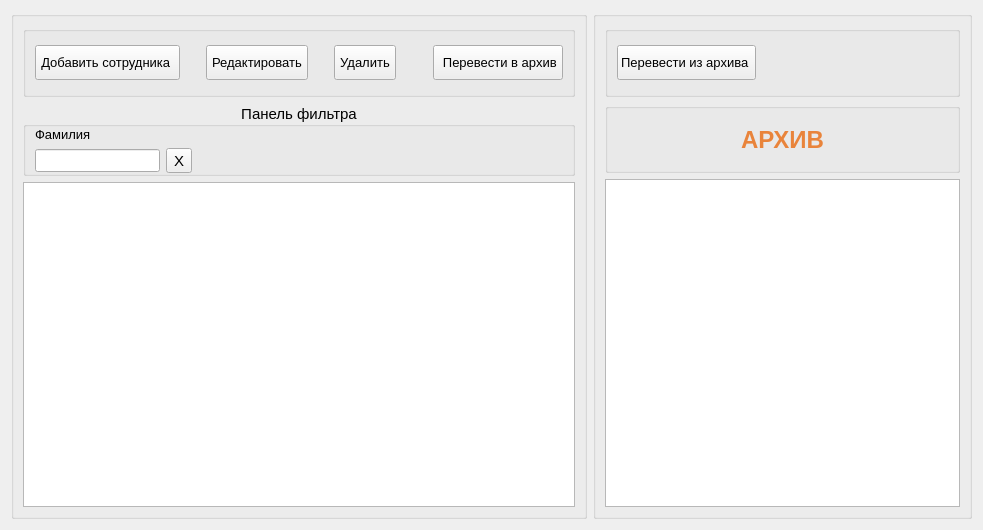
<?xml version="1.0" encoding="UTF-8"?>
<ui version="4.0">
 <class>person_view</class>
 <widget class="QWidget" name="person_view">
  <property name="geometry">
   <rect>
    <x>0</x>
    <y>0</y>
    <width>983</width>
    <height>530</height>
   </rect>
  </property>
  <property name="font">
   <font>
    <family>MS Shell Dlg 2</family>
    <pointsize>8</pointsize>
    <weight>50</weight>
    <italic>false</italic>
    <bold>false</bold>
   </font>
  </property>
  <property name="windowTitle">
   <string>Form</string>
  </property>
  <layout class="QGridLayout" name="gridLayout">
   <item row="0" column="0">
    <widget class="QGroupBox" name="groupBox_2">
     <layout class="QVBoxLayout" name="verticalLayout_2">
      <item>
       <widget class="QGroupBox" name="groupBox">
        <property name="font">
         <font>
          <pointsize>10</pointsize>
         </font>
        </property>
        <property name="alignment">
         <set>Qt::AlignHCenter</set>
        </property>
        <layout class="QHBoxLayout">
         <property name="topMargin">
          <number>1</number>
         </property>
         <property name="bottomMargin">
          <number>1</number>
         </property>
         <item>
          <widget class="QPushButton" name="add_PB">
           <property name="minimumSize">
            <size>
             <width>0</width>
             <height>35</height>
            </size>
           </property>
           <property name="font">
            <font>
             <pointsize>10</pointsize>
            </font>
           </property>
           <property name="styleSheet">
            <string notr="true">padding: 5px;</string>
           </property>
           <property name="text">
            <string>Добавить сотрудника </string>
           </property>
           <property name="icon">
            <iconset resource="resources.qrc">
             <normaloff>:/resources/0416.ico</normaloff>:/resources/0416.ico</iconset>
           </property>
           <property name="iconSize">
            <size>
             <width>24</width>
             <height>24</height>
            </size>
           </property>
          </widget>
         </item>
         <item>
          <spacer>
           <property name="orientation">
            <enum>Qt::Horizontal</enum>
           </property>
           <property name="sizeType">
            <enum>QSizePolicy::Minimum</enum>
           </property>
           <property name="sizeHint" stdset="0">
            <size>
             <width>20</width>
             <height>20</height>
            </size>
           </property>
          </spacer>
         </item>
         <item>
          <widget class="QPushButton" name="edit_PB">
           <property name="minimumSize">
            <size>
             <width>0</width>
             <height>35</height>
            </size>
           </property>
           <property name="font">
            <font>
             <pointsize>10</pointsize>
            </font>
           </property>
           <property name="styleSheet">
            <string notr="true">padding: 5px</string>
           </property>
           <property name="text">
            <string>Редактировать</string>
           </property>
           <property name="icon">
            <iconset resource="resources.qrc">
             <normaloff>:/buttonEdit</normaloff>:/buttonEdit</iconset>
           </property>
           <property name="iconSize">
            <size>
             <width>24</width>
             <height>24</height>
            </size>
           </property>
          </widget>
         </item>
         <item>
          <spacer name="horizontalSpacer">
           <property name="orientation">
            <enum>Qt::Horizontal</enum>
           </property>
           <property name="sizeType">
            <enum>QSizePolicy::Minimum</enum>
           </property>
           <property name="sizeHint" stdset="0">
            <size>
             <width>20</width>
             <height>20</height>
            </size>
           </property>
          </spacer>
         </item>
         <item>
          <widget class="QPushButton" name="delete_PB">
           <property name="minimumSize">
            <size>
             <width>0</width>
             <height>35</height>
            </size>
           </property>
           <property name="font">
            <font>
             <pointsize>10</pointsize>
            </font>
           </property>
           <property name="styleSheet">
            <string notr="true">padding: 5px;</string>
           </property>
           <property name="text">
            <string>Удалить</string>
           </property>
           <property name="icon">
            <iconset resource="resources.qrc">
             <normaloff>:/buttonDelete</normaloff>:/buttonDelete</iconset>
           </property>
           <property name="iconSize">
            <size>
             <width>24</width>
             <height>24</height>
            </size>
           </property>
          </widget>
         </item>
         <item>
          <spacer>
           <property name="orientation">
            <enum>Qt::Horizontal</enum>
           </property>
           <property name="sizeHint" stdset="0">
            <size>
             <width>31</width>
             <height>60</height>
            </size>
           </property>
          </spacer>
         </item>
         <item>
          <widget class="QPushButton" name="arhiv_add_PB">
           <property name="minimumSize">
            <size>
             <width>0</width>
             <height>35</height>
            </size>
           </property>
           <property name="font">
            <font>
             <pointsize>10</pointsize>
            </font>
           </property>
           <property name="layoutDirection">
            <enum>Qt::RightToLeft</enum>
           </property>
           <property name="styleSheet">
            <string notr="true">padding: 5px;</string>
           </property>
           <property name="text">
            <string> Перевести в архив</string>
           </property>
           <property name="icon">
            <iconset resource="resources.qrc">
             <normaloff>:/resources/0722.ico</normaloff>:/resources/0722.ico</iconset>
           </property>
           <property name="iconSize">
            <size>
             <width>30</width>
             <height>30</height>
            </size>
           </property>
          </widget>
         </item>
        </layout>
       </widget>
      </item>
      <item>
       <widget class="QGroupBox" name="groupBox_5">
        <property name="font">
         <font>
          <pointsize>11</pointsize>
         </font>
        </property>
        <property name="title">
         <string>Панель фильтра</string>
        </property>
        <property name="alignment">
         <set>Qt::AlignCenter</set>
        </property>
        <layout class="QHBoxLayout" name="horizontalLayout_3">
         <property name="topMargin">
          <number>0</number>
         </property>
         <property name="bottomMargin">
          <number>0</number>
         </property>
         <item>
          <layout class="QVBoxLayout" name="verticalLayout">
           <item>
            <widget class="QLabel" name="label">
             <property name="font">
              <font>
               <pointsize>10</pointsize>
              </font>
             </property>
             <property name="text">
              <string>Фамилия</string>
             </property>
            </widget>
           </item>
           <item>
            <layout class="QHBoxLayout" name="horizontalLayout_2">
             <item>
              <widget class="QLineEdit" name="fio_LE">
               <property name="sizePolicy">
                <sizepolicy hsizetype="Minimum" vsizetype="Fixed">
                 <horstretch>0</horstretch>
                 <verstretch>0</verstretch>
                </sizepolicy>
               </property>
               <property name="maximumSize">
                <size>
                 <width>300</width>
                 <height>16777215</height>
                </size>
               </property>
               <property name="font">
                <font>
                 <pointsize>10</pointsize>
                </font>
               </property>
              </widget>
             </item>
             <item>
              <widget class="QToolButton" name="clear_TB">
               <property name="toolTip">
                <string>Очитить фильтр</string>
               </property>
               <property name="text">
                <string>X</string>
               </property>
              </widget>
             </item>
            </layout>
           </item>
          </layout>
         </item>
         <item>
          <spacer name="horizontalSpacer_2">
           <property name="orientation">
            <enum>Qt::Horizontal</enum>
           </property>
           <property name="sizeHint" stdset="0">
            <size>
             <width>40</width>
             <height>20</height>
            </size>
           </property>
          </spacer>
         </item>
        </layout>
       </widget>
      </item>
      <item>
       <widget class="QTableView" name="tableView">
        <property name="selectionMode">
         <enum>QAbstractItemView::SingleSelection</enum>
        </property>
        <property name="selectionBehavior">
         <enum>QAbstractItemView::SelectRows</enum>
        </property>
        <property name="sortingEnabled">
         <bool>true</bool>
        </property>
       </widget>
      </item>
     </layout>
    </widget>
   </item>
   <item row="0" column="1">
    <widget class="QGroupBox" name="groupBox_3">
     <layout class="QVBoxLayout" name="verticalLayout_3">
      <item>
       <widget class="QGroupBox" name="groupBox_4">
        <property name="font">
         <font>
          <pointsize>10</pointsize>
         </font>
        </property>
        <property name="alignment">
         <set>Qt::AlignHCenter</set>
        </property>
        <layout class="QHBoxLayout" name="_2">
         <property name="topMargin">
          <number>1</number>
         </property>
         <property name="bottomMargin">
          <number>1</number>
         </property>
         <item>
          <widget class="QPushButton" name="arhiv_delete_PB">
           <property name="minimumSize">
            <size>
             <width>0</width>
             <height>35</height>
            </size>
           </property>
           <property name="font">
            <font>
             <pointsize>10</pointsize>
            </font>
           </property>
           <property name="text">
            <string>Перевести из архива </string>
           </property>
           <property name="icon">
            <iconset resource="resources.qrc">
             <normaloff>:/resources/1010.ico</normaloff>:/resources/1010.ico</iconset>
           </property>
           <property name="iconSize">
            <size>
             <width>24</width>
             <height>24</height>
            </size>
           </property>
          </widget>
         </item>
         <item>
          <spacer>
           <property name="orientation">
            <enum>Qt::Horizontal</enum>
           </property>
           <property name="sizeHint" stdset="0">
            <size>
             <width>31</width>
             <height>60</height>
            </size>
           </property>
          </spacer>
         </item>
        </layout>
       </widget>
      </item>
      <item>
       <widget class="QGroupBox" name="groupBox_6">
        <property name="minimumSize">
         <size>
          <width>0</width>
          <height>70</height>
         </size>
        </property>
        <property name="font">
         <font>
          <pointsize>11</pointsize>
         </font>
        </property>
        <property name="alignment">
         <set>Qt::AlignCenter</set>
        </property>
        <layout class="QHBoxLayout" name="horizontalLayout_4">
         <property name="topMargin">
          <number>0</number>
         </property>
         <property name="bottomMargin">
          <number>0</number>
         </property>
         <item>
          <spacer name="horizontalSpacer_3">
           <property name="orientation">
            <enum>Qt::Horizontal</enum>
           </property>
           <property name="sizeHint" stdset="0">
            <size>
             <width>40</width>
             <height>20</height>
            </size>
           </property>
          </spacer>
         </item>
         <item>
          <widget class="QLabel" name="label_2">
           <property name="font">
            <font>
             <family>Arial</family>
             <pointsize>18</pointsize>
             <weight>75</weight>
             <bold>true</bold>
            </font>
           </property>
           <property name="styleSheet">
            <string notr="true">color: #E9843B;</string>
           </property>
           <property name="text">
            <string>АРХИВ</string>
           </property>
          </widget>
         </item>
         <item>
          <spacer name="horizontalSpacer_4">
           <property name="orientation">
            <enum>Qt::Horizontal</enum>
           </property>
           <property name="sizeHint" stdset="0">
            <size>
             <width>40</width>
             <height>20</height>
            </size>
           </property>
          </spacer>
         </item>
        </layout>
       </widget>
      </item>
      <item>
       <widget class="QTableView" name="tableView_arhiv">
        <property name="selectionMode">
         <enum>QAbstractItemView::SingleSelection</enum>
        </property>
        <property name="selectionBehavior">
         <enum>QAbstractItemView::SelectRows</enum>
        </property>
        <property name="sortingEnabled">
         <bool>true</bool>
        </property>
       </widget>
      </item>
     </layout>
    </widget>
   </item>
  </layout>
 </widget>
 <resources>
  <include location="resources.qrc"/>
 </resources>
 <connections/>
</ui>
